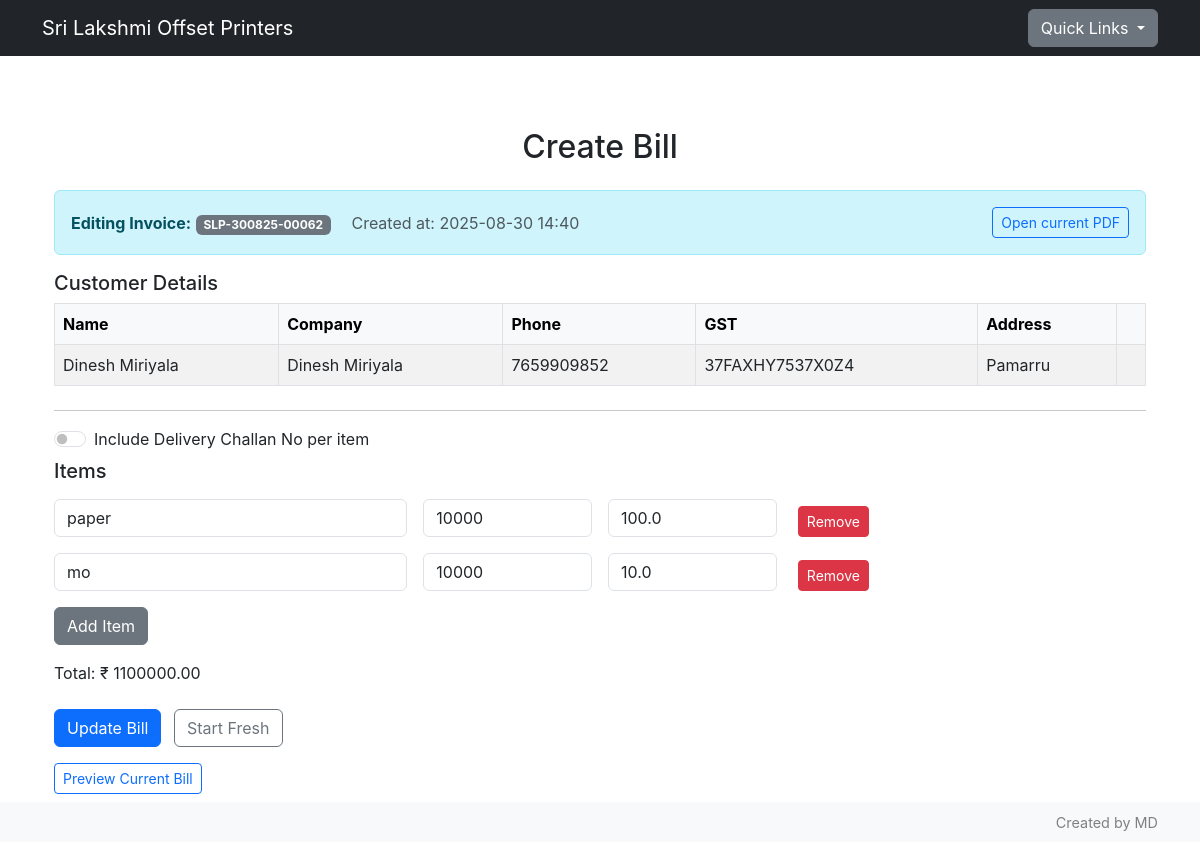
The app's page /edit-bill/SLP-300825-00062 with its own data.
### db/models.py (models this page shows, shortened)
class invoice(db.Model):
    id = db.Column(db.Integer, primary_key=True)
    invoiceId = db.Column(db.String(50), unique=True, nullable=False)
    customerId = db.Column(db.Integer, db.ForeignKey("customer.id"), nullable=False, index=True)
    createdAt = db.Column(db.DateTime, default=datetime.utcnow, index=True)
    pdfPath = db.Column(db.String(255), nullable=False)
    totalAmount = db.Column(db.Float, nullable=False)
    items = db.relationship("invoiceItem", backref="invoice", lazy=True)
    isDeleted = db.Column(db.Boolean, nullable=False, default=False, index=True)
    deletedAt = db.Column(db.DateTime, nullable = True, index=True)

class customer(db.Model):
    id = db.Column(db.Integer, primary_key=True)
    name = db.Column(db.String(50), nullable=False)
    company = db.Column(db.String(50))
    phone = db.Column(db.String(50), nullable=False, unique=True)
    email = db.Column(db.String(50))
    gst = db.Column(db.String(30))
    address = db.Column(db.Text)
    businessType = db.Column(db.String(50))
    invoices = db.relationship("invoice", backref="customer", lazy= True)
    createdAt = db.Column(db.DateTime, default=datetime.utcnow())

class item(db.Model):
    id = db.Column(db.Integer, primary_key=True)
    name = db.Column(db.String(50), nullable=False, index=True)
    sku = db.Column(db.Integer, unique=True, index=True, nullable=True)
    unitPrice = db.Column(db.Float, nullable=False)
    quantity = db.Column(db.Float, default=1)
    taxPercentage = db.Column(db.Float)

class invoiceItem(db.Model):
    id = db.Column(db.Integer, primary_key=True)
    invoiceId = db.Column(db.String, db.ForeignKey("invoice.id"), nullable=False, index=True)
    itemId = db.Column(db.Integer, db.ForeignKey("item.id"), nullable=False, index=True)
    dcNo = db.Column(db.String(64), nullable=True, index=True)
    quantity = db.Column(db.Integer, default=1)
    rate = db.Column(db.Float, nullable = False)
    discount = db.Column(db.Float, default = 0.0)
    taxPercentage = db.Column(db.Float, default = 0.0)
    line_total = db.Column(db.Float, nullable=False)

### app.py (the view)
@app.route('/edit-bill/<invoicenumber>')
def edit_bill(invoicenumber):
    current_invoice = invoice.query.filter_by(invoiceId=invoicenumber).first_or_404()
    current_customer = customer.query.get(current_invoice.customerId)
    line_items = invoiceItem.query.filter_by(invoiceId=current_invoice.id).all()
    descriptions, quantities, rates, dc_numbers = [], [], [], []
    total = 0.0
    for li in line_items:
        itm = item.query.get(li.itemId)
        descriptions.append(itm.name if itm else 'Unknown')
        quantities.append(li.quantity)
        rates.append(li.rate)
        dc_numbers.append(li.dcNo or '')
        total += (li.quantity or 0) * (li.rate or 0)
    dcno = any((x or '').strip() for x in dc_numbers)
    prev_invoice_no = current_invoice.invoiceId
    try:
        prev_created_at = current_invoice.createdAt.strftime('%Y-%m-%d %H:%M')
    except Exception:
        prev_created_at = str(current_invoice.createdAt)
    return render_template(
        'create_bill.html',
        customer=current_customer,
        inventory=item.query.all(),
        success=False,  # show filled rows
        descriptions=descriptions,
        quantities=quantities,
        rates=rates,
        dc_numbers=dc_numbers,
        dcno=dcno,
        total=round(total, 2),
        invoice_no=current_invoice.invoiceId,
        edit_mode=True,  # flag to distinguish editing vs new bill
        prev_invoice_no=prev_invoice_no,
        prev_created_at=prev_created_at
    )

### templates/create_bill.html (shortened to what this page needs)
{% extends 'base.html' %}
{% block content %}
<div class="container py-4">
  <h2 class="mb-4 text-center">Create Bill</h2>
  {% if edit_mode %}
  <div class="alert alert-info d-flex justify-content-between align-items-center" role="alert">
    <div>
      <strong>Editing Invoice:</strong> <span class="badge bg-secondary">{{ prev_invoice_no or invoice_no }}</span>
      <span class="ms-3 text-muted">Created at: {{ prev_created_at }}</span>
    </div>
    <a href="{{ url_for('bill_preview', invoicenumber=invoice_no) }}" target="_blank" class="btn btn-sm btn-outline-primary">Open current PDF</a>
  </div>
  {% endif %}
  <form method="POST" action="{% if edit_mode %}{{ url_for('update_bill', invoicenumber=invoice_no) }}{% else %}/create-bill{% endif %}">
    <div class="mb-4">
      <h5>Customer Details</h5>
      <table class="table table-striped table-bordered align-middle text-start">
        <thead class="table-light">
          <tr>
            <th>Name</th>
            <th>Company</th>
            <th>Phone</th>
            <th>GST</th>
            <th>Address</th>
            <th></th>
          </tr>
        </thead>
        <tbody>
          <tr>
            <td>{{ customer.name }}</td>
            <td>{{ customer.company }}</td>
            <td>{{ customer.phone }}</td>
            <td>{{ customer.gst }}</td>
            <td>{{ customer.address }}</td>
            <td>
            </td>
          </tr>
        </tbody>
      </table>
    </div>
    <hr>
    <div class="form-check form-switch mb-2">
      <input class="form-check-input" type="checkbox" id="toggleDC" {% if dcno %}checked{% endif %}>
      <label class="form-check-label" for="toggleDC">Include Delivery Challan No per item</label>
    </div>
    <h5 class="mb-3">Items</h5>
    <div id="items">
      {% if success or edit_mode %}
        {% for description, quantity, rate in zip(descriptions, quantities, rates) %}
          <div class="row g-3 align-items-end mb-3 item-row">
            <div class="col-md-4">
              <input type="text" name="description[]" class="form-control item-description" list="inventoryList" placeholder="Item Name" value="{{ description }}" required>
            </div>
            <div class="col-md-2">
              <input type="number" name="quantity[]" class="form-control" placeholder="Qty" value="{{ quantity }}" required>
            </div>
            <div class="col-md-2">
              <input type="number" name="rate[]" class="form-control" placeholder="Unit Price" value="{{ rate }}" required>
            </div>
            <div class="col-md-1 text-end">
              <button type="button" class="btn btn-danger btn-sm remove-item">Remove</button>
            </div>
          </div>
        {% endfor %}
      {% endif %}
    </div>
    <div class="mb-3">
      <button type="button" id="addItem" class="btn btn-secondary">Add Item</button>
    </div>
    <div class="mb-4">
      <label>Total: ₹</label>
      <span id="totalAmount">
      </span>
    </div>
    {% if edit_mode %}
      <button type="submit" class="btn btn-primary">Update Bill</button>
      <a href="{{ url_for('select_customer') }}" class="btn btn-outline-secondary ms-2">Start Fresh</a>
    {% else %}
      <button type="submit" class="btn btn-primary">Generate Bill</button>
      <button type="button" id="clearForm" class="btn btn-outline-danger ms-2">Clear Form</button>
    {% endif %}
    {% if edit_mode %}
    <div class="mt-3">
      <a href="{{ url_for('bill_preview', invoicenumber=invoice_no) }}" target="_blank" class="btn btn-outline-primary btn-sm">Preview Current Bill</a>
    </div>
    {% endif %}
  </form>
</div>
{% endblock %}

### static/css/style.css (style rules this page uses)
body { font-family: -apple-system, BlinkMacSystemFont, "Segoe UI", Roboto, "Helvetica Neue", Arial, sans-serif; }

### records on screen
invoice: invoiceId "SLP-300825-00062"
customer: name "Dinesh Miriyala", company "Dinesh Miriyala", phone "7659909852", gst "37FAXHY7537X0Z4", address "Pamarru"
item: name "paper"
invoiceItem: quantity "10000", rate "100.0"
item: name "mo"
invoiceItem: quantity "10000", rate "10.0"

### other values on screen
{{ prev_created_at }} "2025-08-30 14:40"
